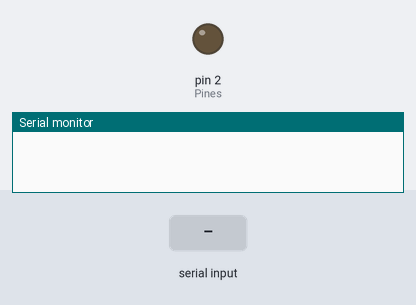
Simulated run of this sketch. Board: Arduino Uno, built with avr-gcc and run on an emulated ATmega328P. On the bench: output pins drawn as LEDs (lit = HIGH), the last lines printed to the serial monitor. The test bench sets the inputs (shaded band).

Above: at 1.2 s.
1.3 s: "D" received over Serial
At 1.8 s:
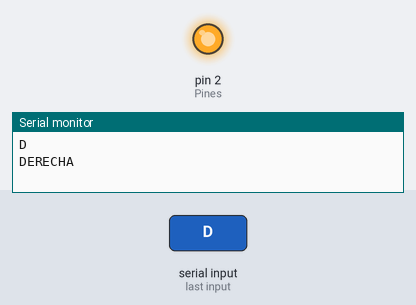
2.8 s: "I" received over Serial
At 4.1 s:
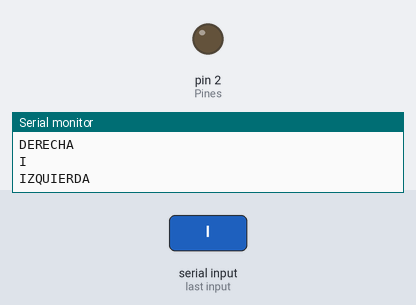
Timing chart, 0 to 5.8 s (numbered marks = the images above; inputs shaded):
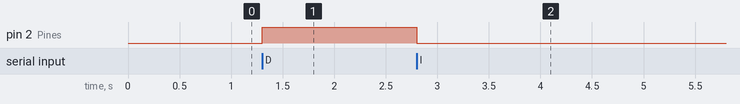

Measured:
- after the input at 1.3 s, pin 2 (Pines): LOW → HIGH at once
- after the input at 2.8 s, pin 2 (Pines): HIGH → LOW at once

The sketch:

switch_bench.ino
```cpp
//https://docs.arduino.cc/built-in-examples/communication/SerialEvent
//https://reference.arduino.cc/reference/en/language/functions/communication/serial/serialevent/
//https://elcodigoascii.com.ar/
//https://www.youtube.com/watch?v=vHeG3Gt6STE
//https://learn.microsoft.com/en-us/visualstudio/ide/reference/toolbox?view=vs-2022
//https://www.youtube.com/watch?v=lY1Z0Hgo288
//https://www.youtube.com/watch?v=gi-Sruf8FNA
#define tiempo_apagados 3000
#define times 200
int Pines[]=  { 2, 3, 4, 5, 6, 7, 8, 9};
int Pines2[]= {10,11,12,A1,A2,A3,A4,A5};
char dato;

void setup() {
  configurar_pines();
  Pone_todo_cero();
  Serial.begin(9600);
    while (!Serial) {
      ; // wait for serial port to connect. Needed for native USB
    }


}

void loop() {
//MUERTO
  //ciclico();
}
void Pone_todo_cero(){

    digitalWrite(2, LOW);   // turn the LED on (HIGH is the voltage level)
}
void configurar_pines(){

    pinMode(2, OUTPUT);

}


void serialEvent() {
  if (Serial.available() > 0) {
          dato = Serial.read();
                        Serial.println(dato);
                        switch (dato) {


                            case 'D':
                              Serial.println("DERECHA");
                              digitalWrite(2, HIGH);//fuente

                              break;
                            case 'I':
                              Serial.println("IZQUIERDA");

                              digitalWrite(2, LOW);//fuente2
                              break;


                            default:

                              Serial.println(" no entiendo ");
                              break;
                          }


  }


}
```
